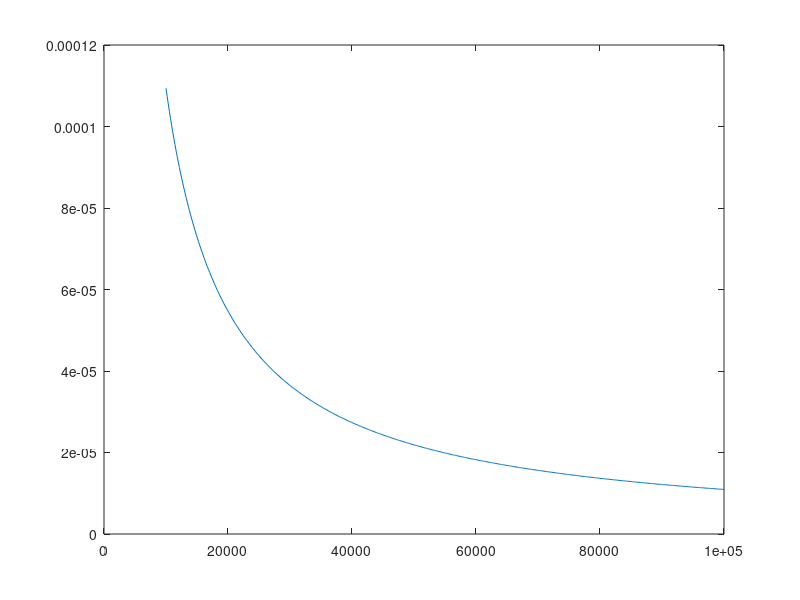

Reproduce this figure in MATLAB.
clear
close all
clc

Vs = 17.5; % may be 14.5
Vo = 2;
Is = 0.26;
Io = 2;
% fs = 10 * 10^3;
fs = linspace(10*10^3, 100*10^3, 500);
% Ipp = ;
% Vpp = ;
% D = linspace(0.36, 0.83, 100);
D = .5;

L = (Vs .* D .* (1 - D)) ./ (2 .* fs .* Io);
    
plot(fs, L)